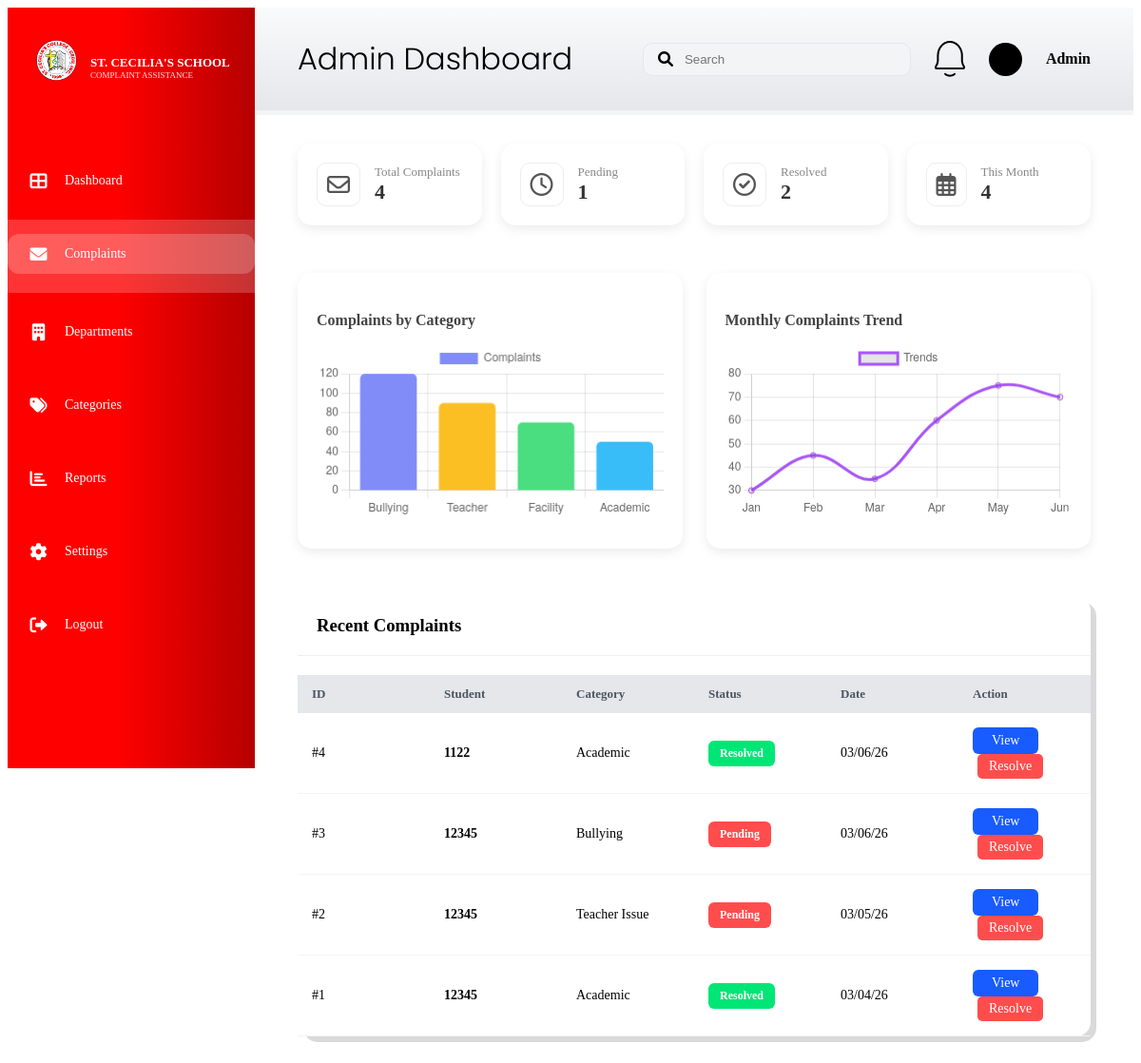
The page /admin_dashboard (signed in) on the database as committed earlier.
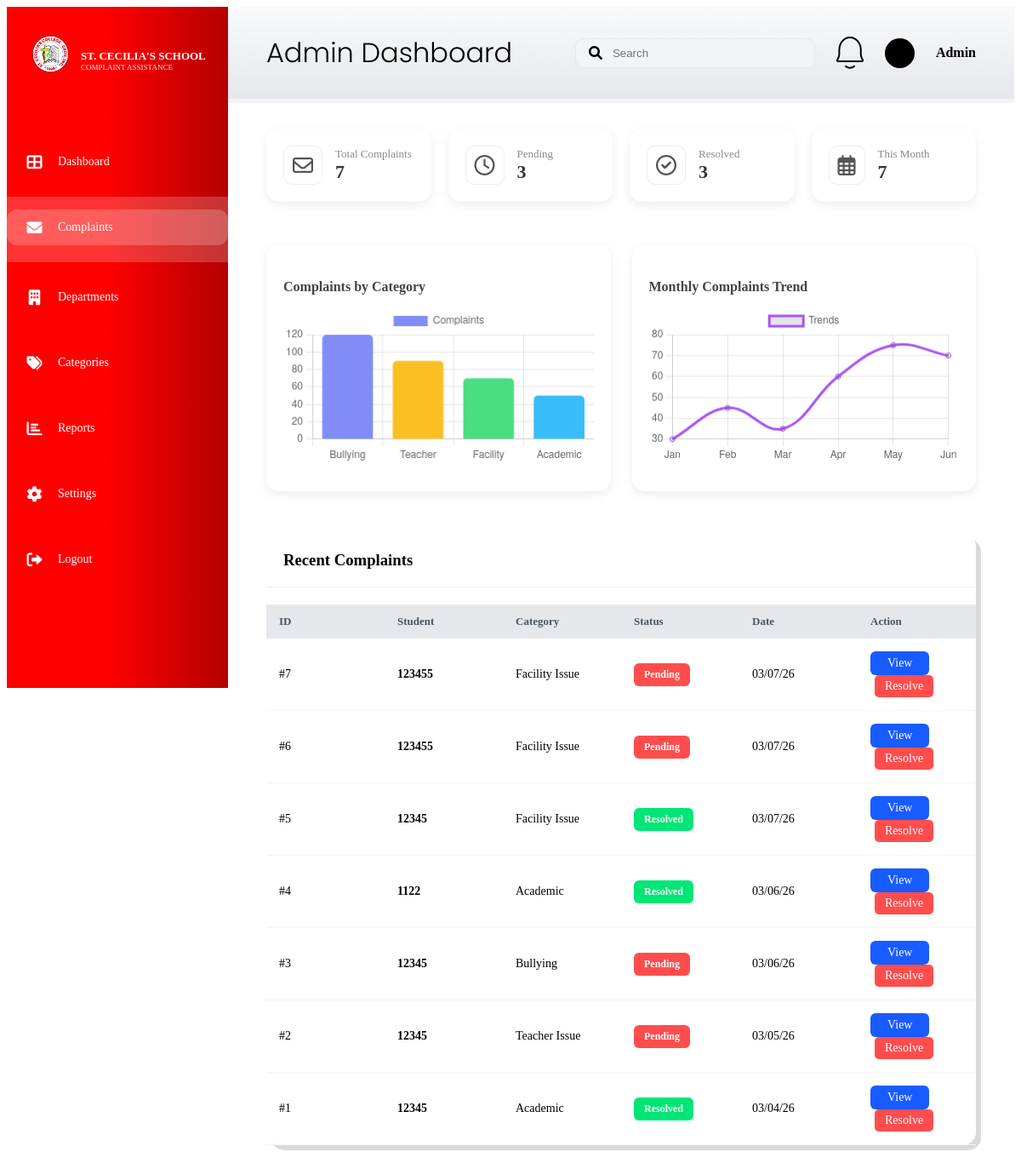
The same page on the database as committed later.
### app.py (models this page shows)
class Complaint(db.Model):
    id = db.Column(db.Integer, primary_key=True)
    student_name = db.Column(db.String(100), nullable=False)
    category = db.Column(db.String(50), nullable=False)
    description = db.Column(db.Text, nullable=False)
    status = db.Column(db.String(20), default='Pending')
    date_posted = db.Column(db.String(20), default=lambda: datetime.now().strftime("%m/%d/%y"))

### app.py (the view)
@app.route('/admin_dashboard')
def admin_dashboard_route():
    if session.get('user_role') != 'staff':
        return redirect(url_for('login'))
    try:
        current_month_prefix = datetime.now().strftime("%m/")
        cat_data = db.session.query(
            Complaint.category,
            func.count(Complaint.id)
        ).filter(
            Complaint.date_posted.like(f"{current_month_prefix}%")
        ).group_by(Complaint.category).all()
        cat_labels = [row[0] for row in cat_data]
        cat_values = [row[1] for row in cat_data]
        total = Complaint.query.count()
        pending = Complaint.query.filter_by(status='Pending').count()
        resolved = Complaint.query.filter_by(status='Resolved').count()
        this_month_count = Complaint.query.filter(Complaint.date_posted.like(f"{current_month_prefix}%")).count()
        stats = {'total': total, 'pending': pending, 'resolved': resolved, 'this_month': this_month_count}
        all_complaints = Complaint.query.order_by(Complaint.id.desc()).all()
        trend_values = [Complaint.query.filter(Complaint.date_posted.like(f"{str(i).zfill(2)}/%")).count() for i in range(1, 13)]
        return render_template('admin_dashboard.html',
                               stats=stats,
                               complaints=all_complaints,
                               cat_labels=cat_labels,
                               cat_values=cat_values,
                               trend_values=trend_values)
    except Exception as e:
        return f"Error: {e}"

### templates/admin_dashboard.html (shortened to what this page needs)
<!DOCTYPE html>
<html lang="en">
<head>
    <link rel="stylesheet" href="{{ url_for('static', filename='style.css') }}">
    <link rel="stylesheet" href="https://cdnjs.cloudflare.com/ajax/libs/font-awesome/6.0.0/css/all.min.css">
</head>
<body>
<div class="dashboard-wrapper">
    <aside class="sidebar">
        <div class="sidebar-header">
            <img src="{{ url_for('static', filename='images/logo.png') }}" class="logo">
            <div class="brand">
                <h3>ST. CECILIA'S SCHOOL</h3>
                <p>COMPLAINT ASSISTANCE</p>
            </div>
        </div>
<nav class="nav-menu">
    <ul>
        <li><a href="{{ url_for('admin_dashboard_route') }}"><i class="fas fa-th-large"></i> <span>Dashboard</span></a></li>
        <li class="active">
            <a href="{{ url_for('admin_complaints') }}#complaints-table">
                <i class="fas fa-envelope"></i> <span>Complaints</span>
            </a>
        </li>
        <li><a href="#"><i class="fas fa-building"></i> <span>Departments</span></a></li>
        <li><a href="#"><i class="fas fa-tags"></i> <span>Categories</span></a></li>
        <li><a href="#"><i class="fas fa-chart-bar"></i> <span>Reports</span></a></li>
        <li><a href="#"><i class="fas fa-cog"></i> <span>Settings</span></a></li>
        <li class="logout"><a href="{{ url_for('logout') }}"><i class="fas fa-sign-out-alt"></i> <span>Logout</span></a></li>
    </ul>
</nav>
    </aside>
    <main class="main-panel">
        <header class="top-header">
            <div class="Home"><h2>Admin Dashboard</h2></div>
            <div class="header-right">
                <div class="search-bar"><i class="fas fa-search"></i><input type="text" placeholder="Search"></div>
                <img src="{{ url_for('static', filename='images/notifbell.png') }}" class="custom-bell">
                <div class="user-meta">
                    <div class="admin-avatar" style="width:35px; height:35px; background:#000; border-radius:50%;"></div>
                    <span style="font-weight:600; margin-left:10px;">Admin</span>
                </div>
            </div>
        </header>
        <div class="dashboard-content-wrapper" style="padding: 25px 40px;">
            <div class="admin-stat-row">
                <div class="admin-card">
                    <i class="far fa-envelope"></i>
                    <div class="info"><p>Total Complaints</p><h3>{{ stats.total }}</h3></div>
                </div>
                <div class="admin-card">
                    <i class="far fa-clock"></i>
                    <div class="info"><p>Pending</p><h3>{{ stats.pending }}</h3></div>
                </div>
                <div class="admin-card">
                    <i class="far fa-check-circle"></i>
                    <div class="info"><p>Resolved</p><h3>{{ stats.resolved }}</h3></div>
                </div>
                <div class="admin-card">
                    <i class="far fa-calendar-alt"></i>
                    <div class="info"><p>This Month</p><h3>{{ stats.this_month }}</h3></div>
                </div>
            </div>
            <div class="charts-container">
                <div class="chart-box">
                    <h4>Complaints by Category</h4>
                    <canvas id="categoryChart"></canvas>
                </div>
                <div class="chart-box">
                    <h4>Monthly Complaints Trend</h4>
                    <canvas id="trendChart"></canvas>
                </div>
            </div>
            <div class="table-container" style="background: white; border-radius: 15px; box-shadow: 0 4px 12px rgba(0,0,0,0.08);">
                <div class="table-header" style="padding: 20px; border-bottom: 1px solid #eee;">
                    <h3 style="margin:0;">Recent Complaints</h3>
                </div>
                <table style="width: 100%; border-collapse: collapse;">
                    <thead>
                        <tr style="background: #f8f9fa; text-align: left;">
                            <th style="padding: 15px;">ID</th>
                            <th style="padding: 15px;">Student</th>
                            <th style="padding: 15px;">Category</th>
                            <th style="padding: 15px;">Status</th>
                            <th style="padding: 15px;">Date</th>
                            <th style="padding: 15px;">Action</th>
                        </tr>
                    </thead>
                   <tbody>
    {% for complaint in complaints %}
    <tr style="border-bottom: 1px solid #eee;">
        <td style="padding: 15px;">#{{ complaint.id }}</td>
        <td style="padding: 15px;"><strong>{{ complaint.student_name }}</strong></td>
        <td style="padding: 15px;">{{ complaint.category }}</td>
        <td style="padding: 15px;">
            <span class="status-pill {{ (complaint.status or 'pending').lower() }}">
                {{ complaint.status or 'Pending' }}
            </span>
        </td>
        <td style="padding: 15px;">{{ complaint.date_posted }}</td>
        <td style="padding: 15px;">
            <a href="{{ url_for('admin_complaints_review', id=complaint.id) }}" class="btn-view" style="text-decoration: none; display: inline-block;">View</a>
            <a href="{{ url_for('resolve_complaint', id=complaint.id) }}" class="btn-resolve" style="text-decoration: none; display: inline-block;">Resolve</a>
        </td>
    </tr>
    {% endfor %}
</tbody>
                </table>
            </div>
        </div>
    </main>
</div>
<script>
    const ctx1 = document.getElementById('categoryChart').getContext('2d');
    new Chart(ctx1, {
        type: 'bar',
        data: {
            labels: ['Bullying', 'Teacher', 'Facility', 'Academic'],
            datasets: [{ label: 'Complaints', data: [120, 90, 70, 50], backgroundColor: ['#818cf8', '#fbbf24', '#4ade80', '#38bdf8'], borderRadius: 5 }]
        }
    });
    const ctx2 = document.getElementById('trendChart').getContext('2d');
    new Chart(ctx2, {
        type: 'line',
        data: {
            labels: ['Jan', 'Feb', 'Mar', 'Apr', 'May', 'Jun'],
            datasets: [{ label: 'Trends', data: [30, 45, 35, 60, 75, 70], borderColor: '#a855f7', tension: 0.4, fill: false }]
        }
    });
</script>
</body>
</html>

### templates/admin_dashboard.html (style rules this page uses)
.admin-stat-row { display: grid; grid-template-columns: repeat(4, 1fr); gap: 20px; margin-bottom: 25px; }
.admin-card { background: white; padding: 20px; border-radius: 15px; box-shadow: 0 4px 12px rgba(0,0,0,0.08); display: flex; align-items: center; gap: 15px; }
.admin-card i { font-size: 24px; color: #555; padding: 10px; border: 1px solid #eee; border-radius: 10px; }
.admin-card .info p { font-size: 13px; color: #888; margin: 0; }
.admin-card .info h3 { font-size: 22px; margin: 0; color: #333; }
.charts-container { display: grid; grid-template-columns: 1fr 1fr; gap: 25px; margin-bottom: 25px; }
.chart-box { background: white; padding: 20px; border-radius: 15px; box-shadow: 0 4px 12px rgba(0,0,0,0.08); min-height: 250px; }
.chart-box h4 { margin-bottom: 15px; font-size: 16px; color: #444; }
.btn-view { background: #007bff; color: white; border: none; padding: 5px 12px; border-radius: 5px; cursor: pointer; }
.btn-resolve { background: #ff4d4d; color: white; border: none; padding: 5px 12px; border-radius: 5px; cursor: pointer; margin-left: 5px; }

Rows that differ between the two databases and show on the page:
added Complaint: id "7", student_name "123455", category "Facility Issue", status "Pending", date_posted "03/07/26"
added Complaint: id "6", student_name "123455", category "Facility Issue", status "Pending", date_posted "03/07/26"
added Complaint: id "5", student_name "12345", category "Facility Issue", status "Resolved", date_posted "03/07/26"
Other text that changed with them:
{{ stats.total }}: "4" → "7"
{{ stats.pending }}: "1" → "3"
{{ stats.resolved }}: "2" → "3"
{{ stats.this_month }}: "4" → "7"
